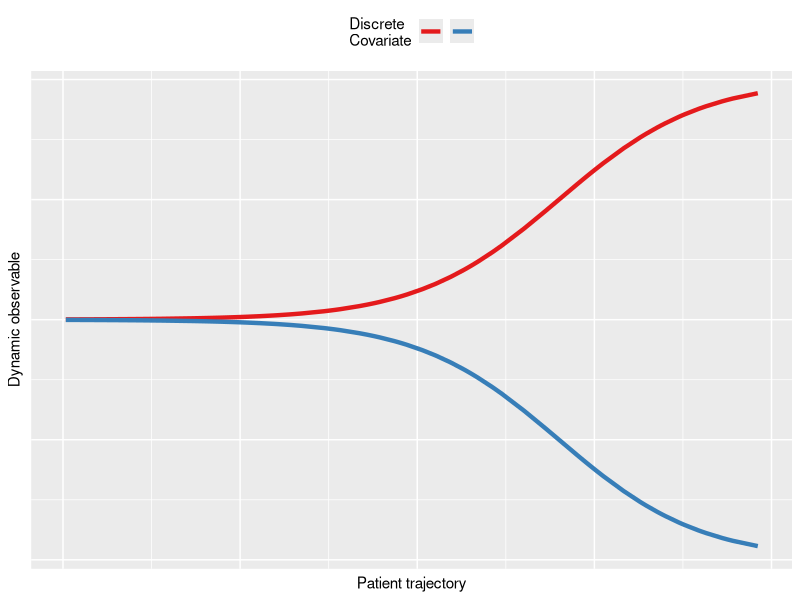
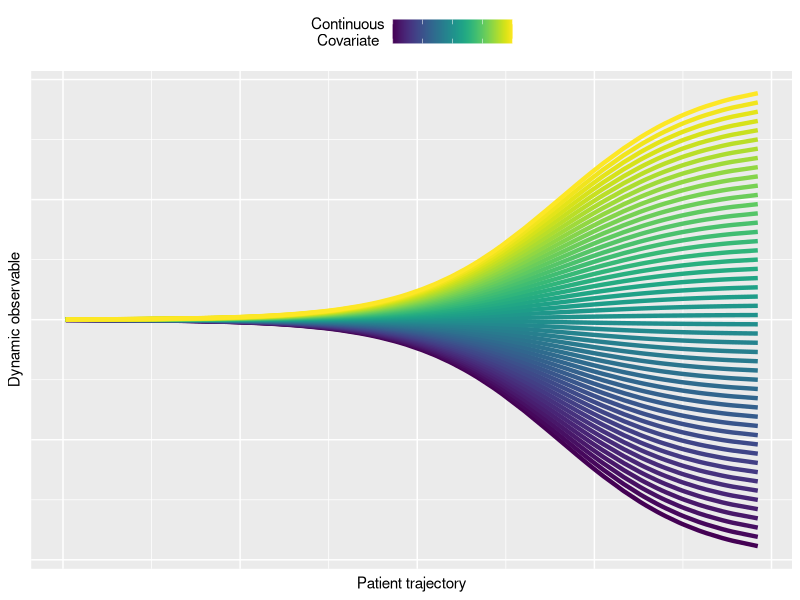
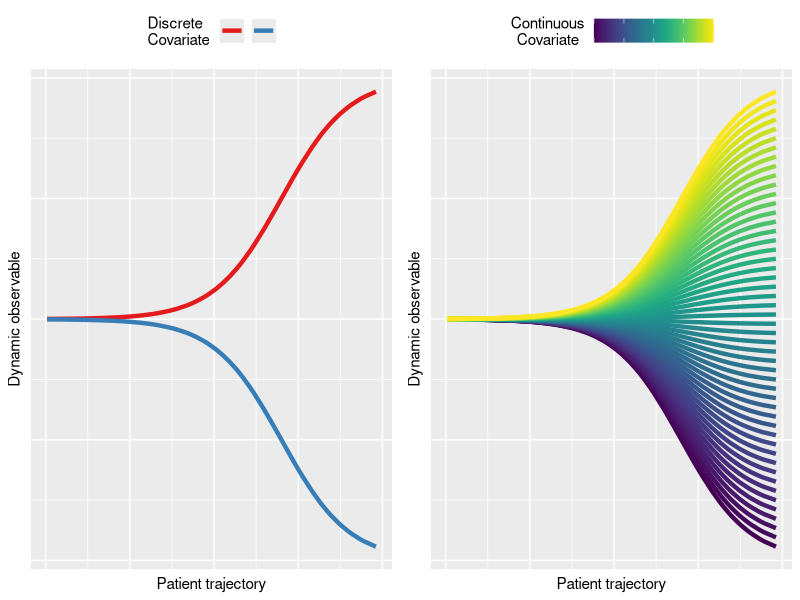

Source code (R) for these figures, in order: (Note: this script raises an error after producing the figures.)
library(tidyverse)
library(viridis)
library(cowplot)

sigmoid <- function(pst, mu0, k, t0) 2 * mu0 / (1 + exp(-k*(pst - t0)))

N <- 100

pst <- runif(N)


# Discrete case -----------------------------------------------------------

df_discrete <- data_frame(
  pst = pst,
  x1 = sigmoid(pst, 2, 10, 0.7),
  x2 = sigmoid(pst, -2, 10, 0.7)
)

gather(df_discrete, covariate, y, -pst) %>% 
  arrange(pst) %>% 
  ggplot(aes(x = pst, y = y, color = covariate)) +
  geom_line(size = 1.5) +
  scale_color_brewer(name = "Discrete\nCovariate", palette = "Set1") +
  xlab("Patient trajectory") + ylab("Dynamic observable") +
  theme(legend.text = element_blank(), legend.direction = "horizontal",
        legend.position = "top", axis.text = element_blank(),
        axis.ticks = element_blank(), axis.title = element_text(size = 11))

discrete_plot <- last_plot()



# Continuous case ---------------------------------------------------------

mu0 <- seq(-2, 2, length.out = 50)

df_conts <- lapply(mu0, function(m0) {
  data_frame(
    pst = pst,
    y = sigmoid(pst, m0, 10, 0.7),
    mu0 = m0
  )
})

dfc <- bind_rows(df_conts)

dfc %>% arrange(mu0, pst) %>% 
  ggplot(aes(x = pst, y = y, group = mu0, color = mu0)) +
  geom_line(size = 1.5) + scale_color_viridis(name = "Continuous\nCovariate") +
  theme(legend.text = element_blank(), legend.direction = "horizontal",
        legend.title = element_text(hjust = 0.5),
        legend.position = "top", axis.text = element_blank(),
        axis.ticks = element_blank(), axis.title = element_text(size = 11)) +
  xlab("Patient trajectory") + ylab("Dynamic observable")

continuous_plot = last_plot()

plot_grid(discrete_plot, continuous_plot)

phenotime_diagram <- last_plot()

save(phenotime_diagram, file = "../figs/phenotime_diagram.Rdata")
ggsave("../figs/phenotime_diagram.png", width = 9, height = 3)

  
  